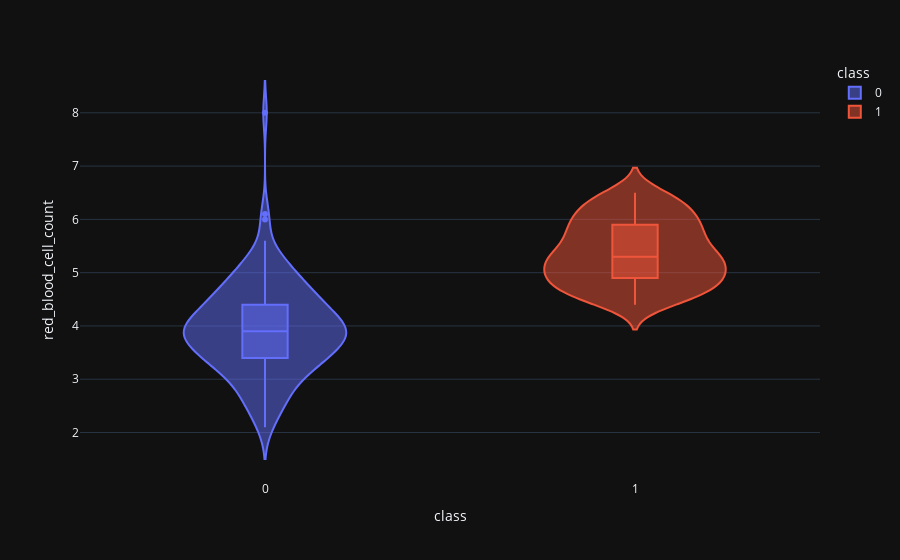

The code cell stored with this chart in its notebook:
### Code cell
violin('red_blood_cell_count')

### Figure 1 — Plotly figure (JSON) as saved in the notebook; plotly's stock layout.template omitted (floating-point values rounded to 4 significant figures; data arrays with more than 128 entries replaced by an {"elided": "..."} marker saying what was removed)
{"data": [{"alignmentgroup": "True", "box": {"visible": true}, "hovertemplate": "class=%{x}<br>red_blood_cell_count=%{y}<extra></extra>", "legendgroup": "0", "marker": {"color": "#636efa"}, "name": "0", "offsetgroup": "0", "orientation": "v", "scalegroup": "True", "showlegend": true, "type": "violin", "x": {"elided": "250 int values"}, "x0": " ", "xaxis": "x", "y": {"elided": "250 float values"}, "y0": " ", "yaxis": "y"}, {"alignmentgroup": "True", "box": {"visible": true}, "hovertemplate": "class=%{x}<br>red_blood_cell_count=%{y}<extra></extra>", "legendgroup": "1", "marker": {"color": "#EF553B"}, "name": "1", "offsetgroup": "1", "orientation": "v", "scalegroup": "True", "showlegend": true, "type": "violin", "x": {"elided": "150 int values"}, "x0": " ", "xaxis": "x", "y": {"elided": "150 float values"}, "y0": " ", "yaxis": "y"}], "layout": {"autosize": true, "legend": {"title": {"text": "class"}, "tracegroupgap": 0}, "margin": {"t": 60}, "violinmode": "overlay", "xaxis": {"anchor": "y", "autorange": true, "categoryarray": [0, 1], "categoryorder": "array", "domain": [0, 1], "range": [-0.5, 1.5], "title": {"text": "class"}, "type": "linear"}, "yaxis": {"anchor": "x", "autorange": true, "domain": [0, 1], "range": [1.109, 8.991], "title": {"text": "red_blood_cell_count"}, "type": "linear"}}}
